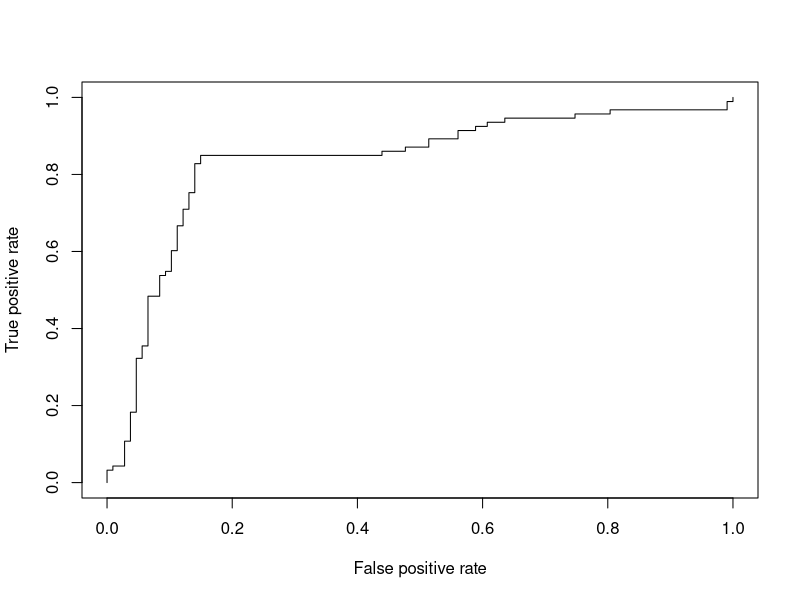
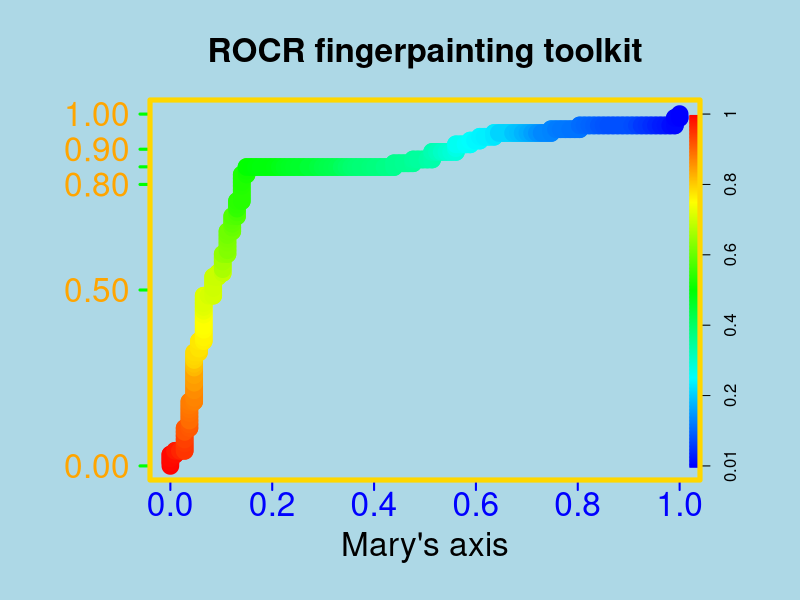

Write R code to recreate these figures, in order.
library(ROCR)


### Name: plot-methods
### Title: Plot method for performance objects
### Aliases: plot.performance plot-methods plot,performance-method
###   plot,performance,missing-method
### Keywords: hplot

### ** Examples

# plotting a ROC curve:
library(ROCR)
data(ROCR.simple)
pred <- prediction( ROCR.simple$predictions, ROCR.simple$labels )
perf <- performance( pred, "tpr", "fpr" )
plot( perf )

# To entertain your children, make your plots nicer
# using ROCR's flexible parameter passing mechanisms
# (much cheaper than a finger painting set)
par(bg="lightblue", mai=c(1.2,1.5,1,1))
plot(perf, main="ROCR fingerpainting toolkit", colorize=TRUE,
  xlab="Mary's axis", ylab="", box.lty=7, box.lwd=5,
  box.col="gold", lwd=17, colorkey.relwidth=0.5, xaxis.cex.axis=2,
  xaxis.col='blue', xaxis.col.axis="blue", yaxis.col='green', yaxis.cex.axis=2,
  yaxis.at=c(0,0.5,0.8,0.85,0.9,1), yaxis.las=1, xaxis.lwd=2, yaxis.lwd=3,
  yaxis.col.axis="orange", cex.lab=2, cex.main=2)
